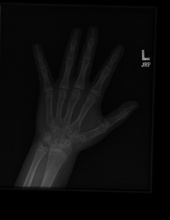
%> input picture bones_hand_two.jpg, 170 x 220 px, shrunk from 442 x 572 before the run
$ octave Practica_Contraste.m   (GNU Octave 9; MATLAB toolbox functions it lacks are replaced by stand-ins)
%> lines starting %> are read from the running program, lines starting %| are printed output that depends on the picture; long printed decimals are rounded
%%Flores Lara Alberto 6BV1
%Practica 1

clc

a=imread("bones_hand_two.jpg");
%> a is the input picture: size 220x170x3 uint8; min 0, max 154, mean 12.1

b=im2double(a);

% Solicitar al usuario el número de veces que se debe repetir el algoritmo
Num_iteraciones = input('Ingrese el número de veces que se repetirá el algoritmo: ');
%> the answer given: 3

% Solicitar al usuario el número de generaciones en el algoritmo
Num_Generaciones = input('Ingrese el número de generaciones en el algoritmo: ');
%> the answer given: 3

%%Establecemos nuestra poblacion y cantidad de variables con las que vamos a trabajar
Num_pob = input('Ingrese el numero de individuos dentro de la población: ');
%> the answer given: 3
Num_var = 2;

%%Establecemos los limites inferiores y superiores de las variables en un

Limite_Inferior = zeros(1, Num_var);
Limite_Superior = zeros(1, Num_var);
Limite_Superior(1)=10;
Limite_Superior(2)=1;

%Probabilidad de cruza
Pc=input('Ingrese la probabilidad de cruza del algoritmo: ');
%> the answer given: 3

%Probabilidad de mutación
Pm=input('Ingrese la probabilidad de mutacion del algoritmo: ');
%> the answer given: 3

Poblacion = zeros(Num_pob, Num_var);
for i= 1:Num_pob
    for j= 1:Num_var
        Poblacion(i,j)= (Limite_Inferior(j)+rand*(Limite_Superior(j) - Limite_Inferior(j)));
    end
end

% Creamos un arreglo donde se almacenarán los mejores resultados por iteración
Resultados_Generales= zeros(1,Num_iteraciones);

% Creamos un arreglo para almacenar los mejores individuos (sus variables) por iteración
Mejor_Individuo_General = zeros(Num_iteraciones, Num_var);

for iteracion = 1:Num_iteraciones

    % Creamos un arreglo donde se almacenarán los mejores resultados por generación
    Mejor_Aptitud = zeros(1,Num_Generaciones);

    % Creamos un arreglo para almacenar el mejor individuo por generación
    Mejor_Individuo = zeros(Num_Generaciones, Num_var);

    % Ciclo para las generaciones
    for generacion = 1:Num_Generaciones
        if generacion <= Num_Generaciones * 0.5
            Nc = 2;
            Nm= 20;
        elseif generacion <= Num_Generaciones * 0.75
            Nc = 5;
            Nm= 50;
        elseif generacion <= Num_Generaciones * 0.80
            Nc = 10;
            Nm= 75;
        elseif generacion <= Num_Generaciones * 0.95
            Nc = 15;
            Nm= 85;
        else
            Nc = 20;
            Nm= 100;
        end

        aptitud= zeros(1,Num_pob);
        % Evaluación de la población en la entropía

        for i = 1:Num_pob
            sumatoria = 0;
            c = 1 ./ (1 + exp(-(Poblacion(i,1)) * (b - Poblacion(i,2))));
            c = mat2gray(c);
            for t = 1:3
                sumatoria= sumatoria + (entropy(c(:,:,t)));
            end
            aptitud(i) = -sumatoria;
            %aptitud(i)=-entropy(c);
        end

        % Obtener la posición de la población con mejor aptitud (minimización)
        posiciones_menor = find(aptitud == min(aptitud));
        Pos_Mejor = posiciones_menor(1);

        % Almacenar la mejor aptitud y el mejor individuo por generación
        Mejor_Aptitud(generacion) = aptitud(Pos_Mejor);
        Mejor_Individuo(generacion, :) = Poblacion(Pos_Mejor, :);

        %Codigo del Torneo
        Padres = zeros(Num_pob,Num_var);
        Torneo = [randperm(Num_pob); randperm(Num_pob)]';

        for i = 1:Num_pob
            if aptitud(Torneo(i,1))<aptitud(Torneo(i,2))
                Padres(i,:) = Poblacion(Torneo(i,1),:);

            else
                Padres(i,:) = Poblacion(Torneo(i,2),:);
            end
        end

        %Cruzamiento
        Hijos=zeros(Num_pob,Num_var);
        hijo1 = zeros(1, Num_var);
        hijo2 = zeros(1, Num_var);

        for i=1:2:Num_pob-1
            if rand<=Pc
                U=rand;
                for j=1:Num_var
                    Padre1=Padres(i,j);
                    Padre2=Padres(i+1,j);
                    beta = 1 + (2/(Padre2 - Padre1))* (min([(Padre1-Limite_Inferior(j)), (Limite_Superior(j)-Padre2)]));
                    alpha=2-(abs(beta)^-(Nc+1));
                    if U<=1/alpha
                        beta_c=(U*alpha)^(1/(Nc+1));
                    else
                        beta_c=(1/(2-U*alpha))^(1/(Nc+1));
                    end
                    hijo1(1,j)=0.5*((Padre1+Padre2)-beta_c*abs(Padre2-Padre1));
                    hijo2(1,j)=0.5*((Padre1+Padre2)+beta_c*abs(Padre2-Padre1));
                end
            else
                hijo1=Padres(i,:);
                hijo2=Padres(i+1,:);
            end
            Hijos(i,:)=hijo1;
            Hijos(i+1,:)=hijo2;
        end

        %mutation: polynomial
        for i = 1:Num_pob
            for j = 1:Num_var
                if rand <= Pm
                    r = rand;
                    delta = min((Limite_Superior(j) - Hijos(i,j)), (Hijos(i,j) - Limite_Inferior(j))) / (Limite_Superior(j) - Limite_Inferior(j));
                    if r <= 0.5
                        deltaq = (2*r + (1 - 2*r)*(1 - delta)^(Nm + 1))^(1/(Nm + 1)) - 1;
                    else
                        deltaq = 1 - (2*(1 - r) + 2*(r - 0.5)*(1 - delta)^(Nm + 1))^(1/(Nm + 1));
                    end
                    %Mutar el individuo
                    Hijos(i,j) = Hijos(i,j) + deltaq * (Limite_Superior(j) - Limite_Inferior(j));
                end
            end
        end


        % Sustitución con elitismo extintivo
        % Seleccionamos todos los hijos para la siguiente generación excepto uno
        Poblacion = Hijos;

        % Seleccionamos aleatoriamente un individuo de la población de hijos
        indice_remplazo = randi(Num_pob);

        % Reemplazamos al individuo seleccionado con el mejor individuo de la generación anterior
        Poblacion(indice_remplazo, :) = Mejor_Individuo(generacion, :);
        % [23 lines of commented-out code are left out]

    end

    % Se obtienen las estadísticas de los resultados obtenidos en cada iteración
    mejor = min(Mejor_Aptitud);

    % Almacenar el mejor resultado y el mejor individuo de la iteración
    Resultados_Generales(iteracion) = mejor;
    mejor_generacion = find(Mejor_Aptitud == mejor, 1);
    Mejor_Individuo_General(iteracion, :) = Mejor_Individuo(mejor_generacion, :);
end
%> after the loop, Hijos = [0.0114 0.00157; 0.206 0.00159; 0 0]; Mejor_Aptitud = [-13.38 -13.38 -13.38]; Mejor_Individuo = [0.266 0.00448; 0.229 0.00188; 0.0107 0.00138]; Mejor_Individuo_General = [4.21 0.259; 3.88 0.405; 0.266 0.00448]; Nc = 20; Nm = 100; Padre1 = 0.00188; Padre2 = 0.00138; Padres = [0.229 0.00188; 0.0107 0.00138; 0.0107 0.00138]; Poblacion = [0.0107 0.00138; 0.206 0.00159; 0 0]; Resultados_Generales = [-13.38 -13.38 -13.38]; U = 0.239; alpha = 2; aptitud = [-13.38 -13.38 0]; beta = -6.53; beta_c = 0.966; delta = 0; deltaq = 0; hijo1 = [0.0148 0.00139]; hijo2 = [0.225 0.00187]; r = 0.259

% Se obtienen las estadísticas de los mejores resultados de cada iteración
mejor = min(Resultados_Generales);
media = mean(Resultados_Generales);
%> media = -13.38
peor = max(Resultados_Generales);
%> peor = -13.38
desviacion_estandar = std(Resultados_Generales);
%> desviacion_estandar = 2.18e-15

% Se encuentra el individuo (valores de x) asociado al mejor resultado
mejor_iteracion = find(Resultados_Generales == mejor, 1);
%> mejor_iteracion = 1
valores_mejor_x = Mejor_Individuo_General(mejor_iteracion, :);
%> valores_mejor_x = [4.21 0.259]

disp('Los resultados generales del algoritmo genético son: ');
disp(['Mejor aptitud: ', num2str(mejor)]);
%| Mejor aptitud: -13.3829
disp(['Valores de las variables (x) para la mejor aptitud: ', num2str(valores_mejor_x)]);
%| Valores de las variables (x) para la mejor aptitud: 4.2057     0.2589
disp(['Media: ', num2str(media)]);
%| Media: -13.3829
disp(['Peor: ', num2str(peor)]);
%| Peor: -13.3829
disp(['Desviación estándar: ', num2str(desviacion_estandar)]);
%| Desviación estándar: 2.1756e-15
entropia_original=entropy(a);
%> entropia_original = 4.46

final = 1 ./ (1 + exp(-(valores_mejor_x(1)) * (b - (valores_mejor_x(2)))));
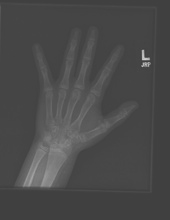
%> final: size 220x170x3 double; min 0.252, max 0.81, mean 0.293
final = mat2gray(final);
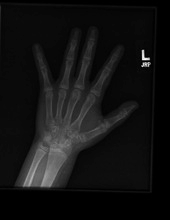
%> final: size 220x170x3 double; min 0, max 1, mean 0.0746

entropia_mejorada=entropy(final);
%> entropia_mejorada = 4.46
disp(['Entropia Original: ', num2str(entropia_original, '%.30f')]);
%| Entropia Original: 4.461
disp(['Entropia Mejorada: ', num2str(entropia_mejorada, '%.30f')]);
%| Entropia Mejorada: 4.461

if(entropia_mejorada>entropia_original)
    disp('La imagen mejorada tiene mayor entropia que la original');
elseif (entropia_original>entropia_mejorada)
    disp('La imagen mejorada tiene menor entropia que la original');
elseif (entropia_mejorada==entropia_original)
    disp('Las dos imagenes tienen la misma entropia');
end

figure(1)
subplot(1,2,1);
imshow(a);
title('Imagen Original');

subplot(1,2,2);
imshow(final);
title('Imagen Mejorada');
